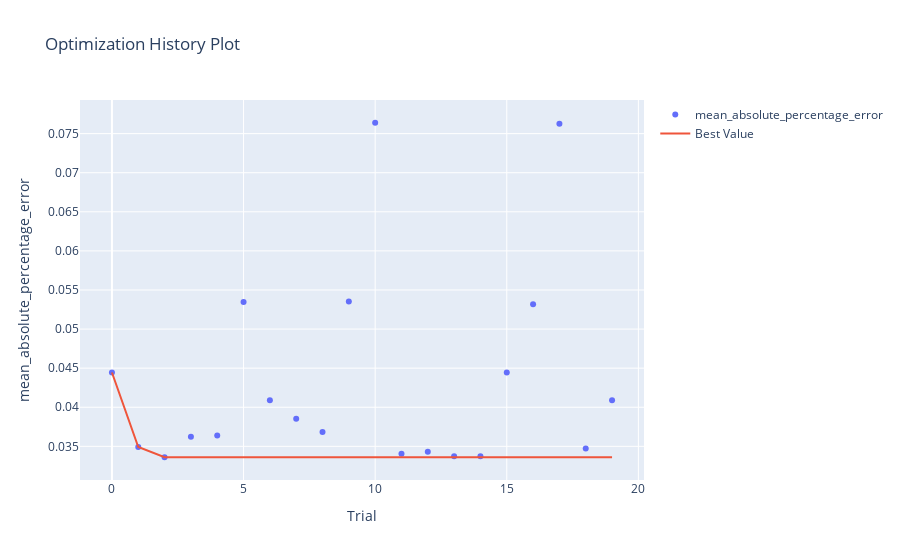

The cell this chart's notebook holds for it:
### Code cell
optuna.visualization.plot_optimization_history(study, target_name="mean_absolute_percentage_error")

### Figure 1 — Plotly figure (JSON) as saved in the notebook; plotly's stock layout.template omitted (floating-point values rounded to 4 significant figures)
{"data": [{"mode": "markers", "name": "mean_absolute_percentage_error", "type": "scatter", "x": [0, 1, 2, 3, 4, 5, 6, 7, 8, 9, 10, 11, 12, 13, 14, 15, 16, 17, 18, 19], "y": [0.04445, 0.03492, 0.0336, 0.03621, 0.03639, 0.05346, 0.0409, 0.03853, 0.03682, 0.05352, 0.07639, 0.03407, 0.03432, 0.03375, 0.03375, 0.04444, 0.05316, 0.07628, 0.03472, 0.04089]}, {"mode": "lines", "name": "Best Value", "type": "scatter", "x": [0, 1, 2, 3, 4, 5, 6, 7, 8, 9, 10, 11, 12, 13, 14, 15, 16, 17, 18, 19], "y": [0.04445, 0.03492, 0.0336, 0.0336, 0.0336, 0.0336, 0.0336, 0.0336, 0.0336, 0.0336, 0.0336, 0.0336, 0.0336, 0.0336, 0.0336, 0.0336, 0.0336, 0.0336, 0.0336, 0.0336]}, {"marker": {"color": "#cccccc"}, "mode": "markers", "name": "Infeasible Trial", "showlegend": false, "type": "scatter", "x": [], "y": []}], "layout": {"title": {"text": "Optimization History Plot"}, "xaxis": {"title": {"text": "Trial"}}, "yaxis": {"title": {"text": "mean_absolute_percentage_error"}}}}
